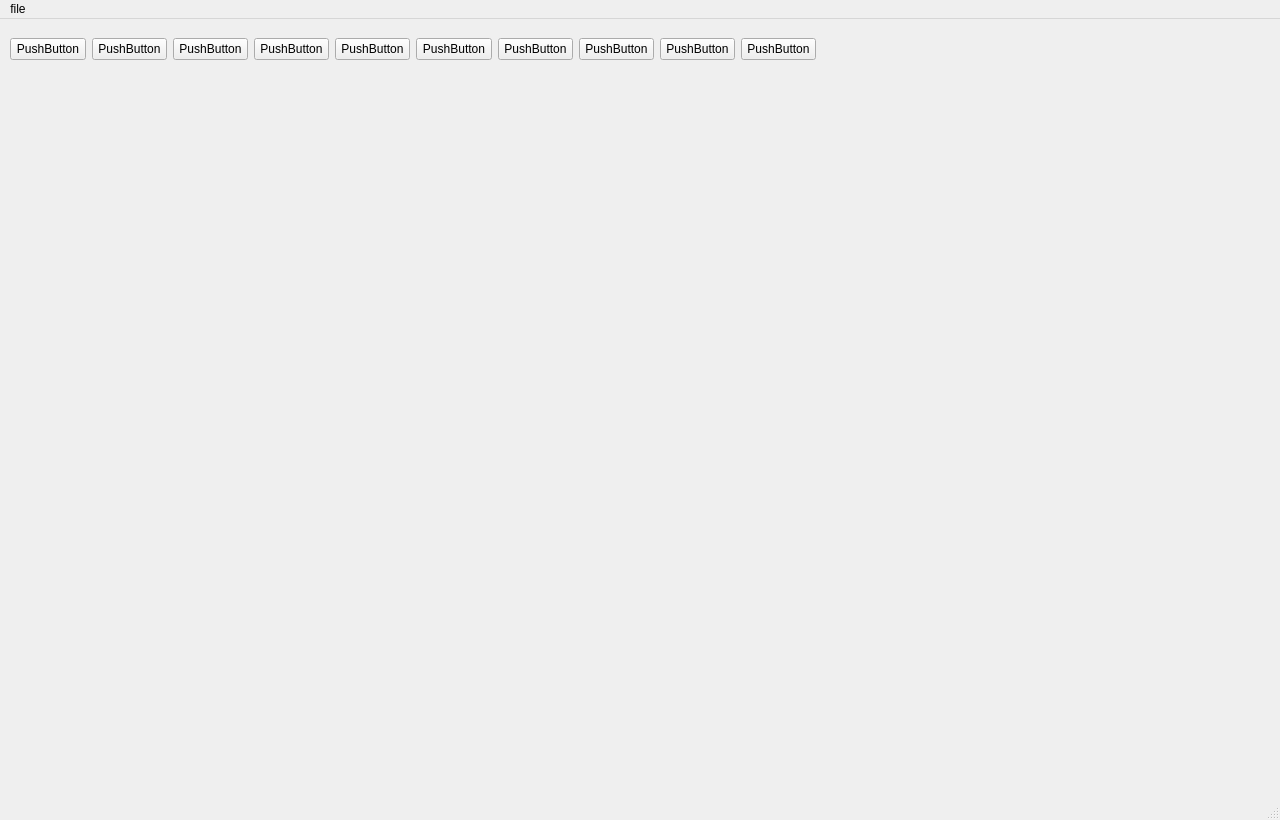
<?xml version="1.0" encoding="UTF-8"?>
<ui version="4.0">
 <class>MainWindow</class>
 <widget class="QMainWindow" name="MainWindow">
  <property name="geometry">
   <rect>
    <x>0</x>
    <y>0</y>
    <width>1280</width>
    <height>820</height>
   </rect>
  </property>
  <property name="windowTitle">
   <string>MainWindow</string>
  </property>
  <widget class="QWidget" name="centralwidget">
   <widget class="QWidget" name="verticalLayoutWidget">
    <property name="geometry">
     <rect>
      <x>10</x>
      <y>60</y>
      <width>1261</width>
      <height>711</height>
     </rect>
    </property>
    <layout class="QVBoxLayout" name="canvasLayout"/>
   </widget>
   <widget class="QWidget" name="horizontalLayoutWidget">
    <property name="geometry">
     <rect>
      <x>10</x>
      <y>10</y>
      <width>806</width>
      <height>41</height>
     </rect>
    </property>
    <layout class="QHBoxLayout" name="horizontalLayout">
     <item>
      <widget class="QPushButton" name="pushButton">
       <property name="text">
        <string>PushButton</string>
       </property>
      </widget>
     </item>
     <item>
      <widget class="QPushButton" name="pushButton_2">
       <property name="text">
        <string>PushButton</string>
       </property>
      </widget>
     </item>
     <item>
      <widget class="QPushButton" name="pushButton_3">
       <property name="text">
        <string>PushButton</string>
       </property>
      </widget>
     </item>
     <item>
      <widget class="QPushButton" name="pushButton_4">
       <property name="text">
        <string>PushButton</string>
       </property>
      </widget>
     </item>
     <item>
      <widget class="QPushButton" name="pushButton_5">
       <property name="text">
        <string>PushButton</string>
       </property>
      </widget>
     </item>
     <item>
      <widget class="QPushButton" name="pushButton_6">
       <property name="text">
        <string>PushButton</string>
       </property>
      </widget>
     </item>
     <item>
      <widget class="QPushButton" name="pushButton_7">
       <property name="text">
        <string>PushButton</string>
       </property>
      </widget>
     </item>
     <item>
      <widget class="QPushButton" name="pushButton_8">
       <property name="text">
        <string>PushButton</string>
       </property>
      </widget>
     </item>
     <item>
      <widget class="QPushButton" name="pushButton_9">
       <property name="text">
        <string>PushButton</string>
       </property>
      </widget>
     </item>
     <item>
      <widget class="QPushButton" name="pushButton_10">
       <property name="text">
        <string>PushButton</string>
       </property>
      </widget>
     </item>
    </layout>
   </widget>
  </widget>
  <widget class="QMenuBar" name="menubar">
   <property name="geometry">
    <rect>
     <x>0</x>
     <y>0</y>
     <width>1280</width>
     <height>21</height>
    </rect>
   </property>
   <widget class="QMenu" name="menufile">
    <property name="title">
     <string>file</string>
    </property>
    <addaction name="action_new"/>
    <addaction name="action_open"/>
    <addaction name="separator"/>
    <addaction name="action_forms"/>
    <addaction name="separator"/>
    <addaction name="action_save"/>
    <addaction name="action_save_all"/>
   </widget>
   <addaction name="menufile"/>
  </widget>
  <widget class="QStatusBar" name="statusbar"/>
  <action name="action_open">
   <property name="icon">
    <iconset>
     <normaloff>../resources/open_icon.png</normaloff>../resources/open_icon.png</iconset>
   </property>
   <property name="text">
    <string>Открыть</string>
   </property>
  </action>
  <action name="action_forms">
   <property name="text">
    <string>Последние формы</string>
   </property>
  </action>
  <action name="action_save">
   <property name="icon">
    <iconset>
     <normaloff>../resources/save_icon.png</normaloff>../resources/save_icon.png</iconset>
   </property>
   <property name="text">
    <string>Сохранить</string>
   </property>
  </action>
  <action name="action_save_all">
   <property name="icon">
    <iconset resource="../resources.qrc">
     <normaloff>:/rec/resources/save_all_icon.png</normaloff>:/rec/resources/save_all_icon.png</iconset>
   </property>
   <property name="text">
    <string>Сохранить все</string>
   </property>
  </action>
  <action name="action_new">
   <property name="icon">
    <iconset resource="../resources.qrc">
     <normaloff>:/rec/resources/new_icon.png</normaloff>:/rec/resources/new_icon.png</iconset>
   </property>
   <property name="text">
    <string>Создать</string>
   </property>
  </action>
 </widget>
 <resources>
  <include location="../resources.qrc"/>
 </resources>
 <connections/>
</ui>
